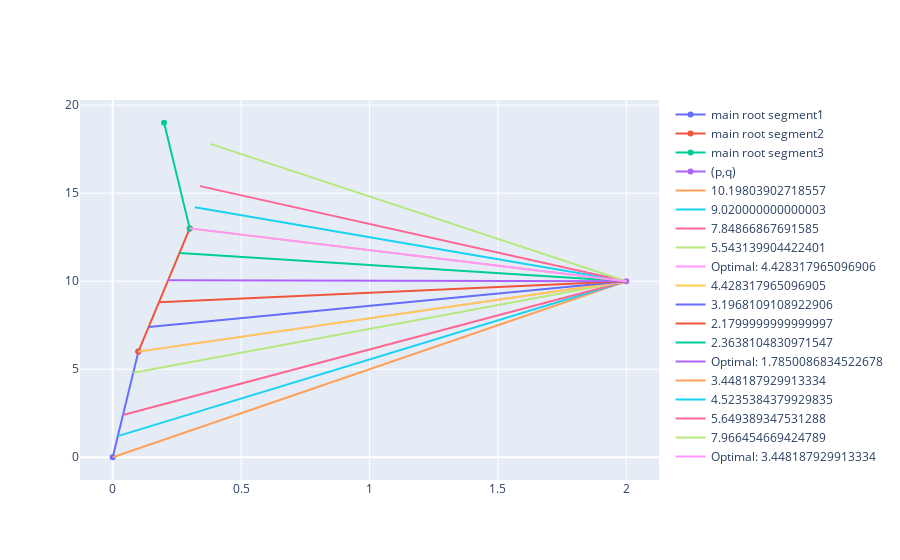

Notebook cell for this chart:
### Code cell
pt1 = [0, 0.1]
pt2 = [0, 6]

pt3 = [0.1, 0.3]
pt4 = [6, 13]

pt5 = [0.3, 0.2]
pt6 = [13, 19]
p_pt = 2
q_pt = 10
G = 0
alpha = 0.5
Droot = 0
segment1 = go.Scatter(x=pt1, y=pt2, name="main root segment1")
segment2 = go.Scatter(x=pt3, y=pt4, name="main root segment2")
segment3 = go.Scatter(x=pt5, y=pt6, name="main root segment3")
pq = go.Scatter(x = [p_pt], y= [q_pt], name="(p,q)")

example_fig = go.Figure()
example_fig.add_trace(segment1)
example_fig.add_trace(segment2)
example_fig.add_trace(segment3)
example_fig.add_trace(pq)

# find_best_cost(alpha, G, Droot, pt1[0], pt2[0], pt1[1], pt2[1], p_pt, q_pt, example_fig)
three_line_segments(1, 0, 10, 0, 0, 0.1, 6, 0.3, 13, 0.2, 19, 2,10, example_fig)
example_fig.show()
